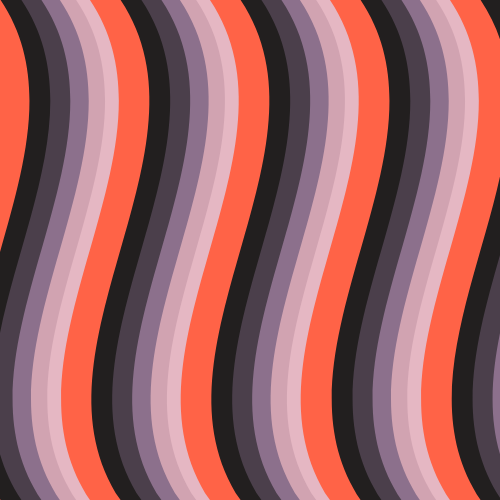
Frame 1 (no input)
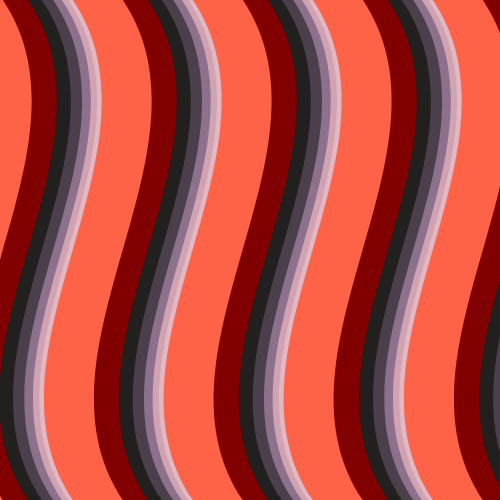
Frame 60 (no input)
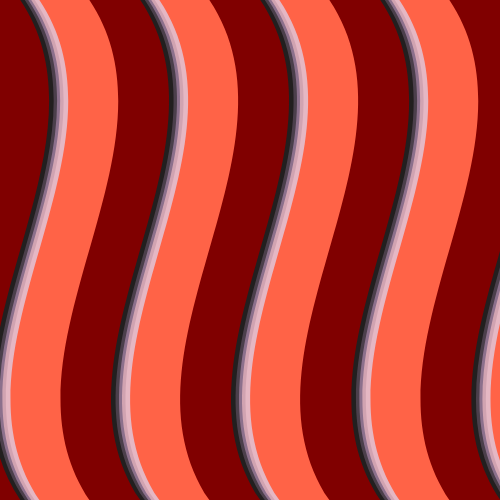
Frame 120 (the mouse pressed at the canvas centre since frame 60)

The p5.js sketch that drew these frames (run headless with seeded random() and noise() and a simulated clock; from frame 60 on, the mouse is pressed at the canvas centre):

// p5.js sketch
// ── sketch.js
function setup() {
  createCanvas(500, 500);
}

function draw() {
  background('#800000'); 
  let colors = ['#221F1F', '#4B3F4B', '#8C708C', '#D1A3B1', '#E5B7C3', '#FF6347'];
  let spacing = 120;

  for (let x = -spacing; x < width + spacing; x += spacing) {
    for (let i = 0; i < colors.length; i++) {
      fill(colors[i]);
      noStroke();

      let wave = sin(frameCount * 0.02 + i * 0.3) * 30;
      
      beginShape();
      let offset = i * 12 + wave; 
      
      vertex(x + offset, 0);
      bezierVertex(x + offset + 100, 150, x + offset - 100, 350, x + offset, 500);
      vertex(x + offset + 50, 500);
      bezierVertex(x + offset - 50, 350, x + offset + 150, 150, x + offset + 50, 0);
      endShape(CLOSE);
    }
  }
}
